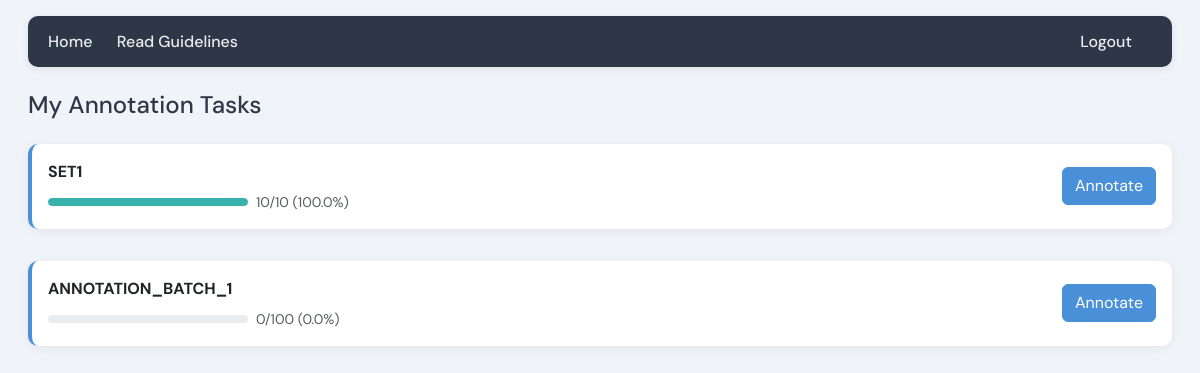
/ (signed in), run on the app's committed database.
### models.py (models this page shows)
class EvalFile(db.Model):
    __tablename__ = "eval_files"
    id = db.Column(db.Integer, primary_key=True)
    filename = db.Column(db.String(256), nullable=False)
    uploaded_at = db.Column(db.DateTime, server_default=db.func.now())
    archived = db.Column(db.Boolean, default=False, nullable=False)
    samples_json = db.Column(db.Text, nullable=False)
    assignments = db.relationship("Assignment", backref="eval_file", cascade="all, delete-orphan")
    annotations = db.relationship("Annotation", backref="eval_file", cascade="all, delete-orphan")

### app.py (the view)
@app.route("/")
def index():
    if not current_user.is_authenticated:
        return redirect(url_for("login"))
    if current_user.is_admin:
        return redirect(url_for("admin_dashboard"))
    update_annotator_activity()
    assignments = Assignment.query.filter_by(user_id=current_user.id).all()
    files = []
    for a in assignments:
        f = EvalFile.query.get(a.file_id)
        if f and not f.archived:
            samples = json.loads(f.samples_json)
            anns = Annotation.query.filter_by(
                file_id=f.id, user_id=current_user.id
            ).all()
            done = len(anns)
            total = len(samples)
            files.append(
                {
                    "id": f.id,
                    "filename": f.filename,
                    "display_name": display_filename(f.filename),
                    "done": done,
                    "total": total,
                    "progress_pct": round(100 * done / total, 1) if total else 0,
                }
            )
    return render_template("user_index.html", files=files)

### app.py (called while the page is built)
def update_annotator_activity():
    if current_user.is_authenticated and not current_user.is_admin:
        current_user.last_activity_at = datetime.utcnow()
        db.session.commit()

def display_filename(filename):
    if not filename:
        return ""
    return filename.rsplit(".", 1)[0] if "." in filename else filename

@login_manager.user_loader
def load_user(user_id):
    return User.query.get(int(user_id))

@app.context_processor
def inject_guidelines():
    return {"guidelines_html": get_guidelines()}

### models.py (called while the page is built)
def get_guidelines():
    s = AppSetting.query.filter_by(key="guidelines").first()
    if s and s.value:
        return s.value
    return _default_guidelines()

### templates/user_index.html (shortened to what this page needs)
{% extends "base.html" %}
{% block content %}
<h1 class="h4 mb-4" style="color: #2d3748;">My Annotation Tasks</h1>
{% if files %}
    <div class="row g-3">
        {% for f in files %}
        <div class="col-12">
            <div class="card task-card">
                <div class="card-body d-flex justify-content-between align-items-center flex-wrap gap-3">
                    <div>
                        <strong class="d-block mb-2">{{ f.display_name|upper }}</strong>
                        <div class="d-flex align-items-center gap-2">
                            <div class="progress" style="width: 200px; height: 8px;">
                                <div class="progress-bar bg-success" role="progressbar" style="width: {{ f.progress_pct }}%;"></div>
                            </div>
                            <span class="small text-muted">{{ f.done }}/{{ f.total }} ({{ f.progress_pct }}%)</span>
                        </div>
                    </div>
                    <a href="{{ url_for('annotate_file', file_id=f.id) }}" class="btn btn-primary">Annotate</a>
                </div>
            </div>
        </div>
        {% endfor %}
    </div>
{% else %}
    <p class="text-muted">No tasks assigned yet. Contact the admin.</p>
{% endif %}
{% endblock %}

### templates/base.html (style rules this page uses)
* { box-sizing: border-box; }
body { font-family: 'DM Sans', system-ui, sans-serif; margin: 0; padding: 1rem; background: #f0f4f8; }
h1 { margin-top: 0; }
.btn-primary { background: #4a90d9; border-color: #4a90d9; }
.card { background: white; border-radius: 10px; box-shadow: 0 2px 12px rgba(0,0,0,0.06); margin-bottom: 1rem; border: none; transition: box-shadow 0.2s, transform 0.2s; }
.progress-bar { height: 8px; background: #e2e8f0; border-radius: 6px; overflow: hidden; }
.progress .progress-bar.bg-success { background: #38b2ac !important; }

### templates/user_index.html (style rules this page uses)
.task-card { border-left: 4px solid #4a90d9; }

### data on the page
EvalFile: display_name "SET1", done "10", total "10", progress_pct "100.0"
EvalFile: display_name "ANNOTATION_BATCH_1", done "0", total "100", progress_pct "0.0"
